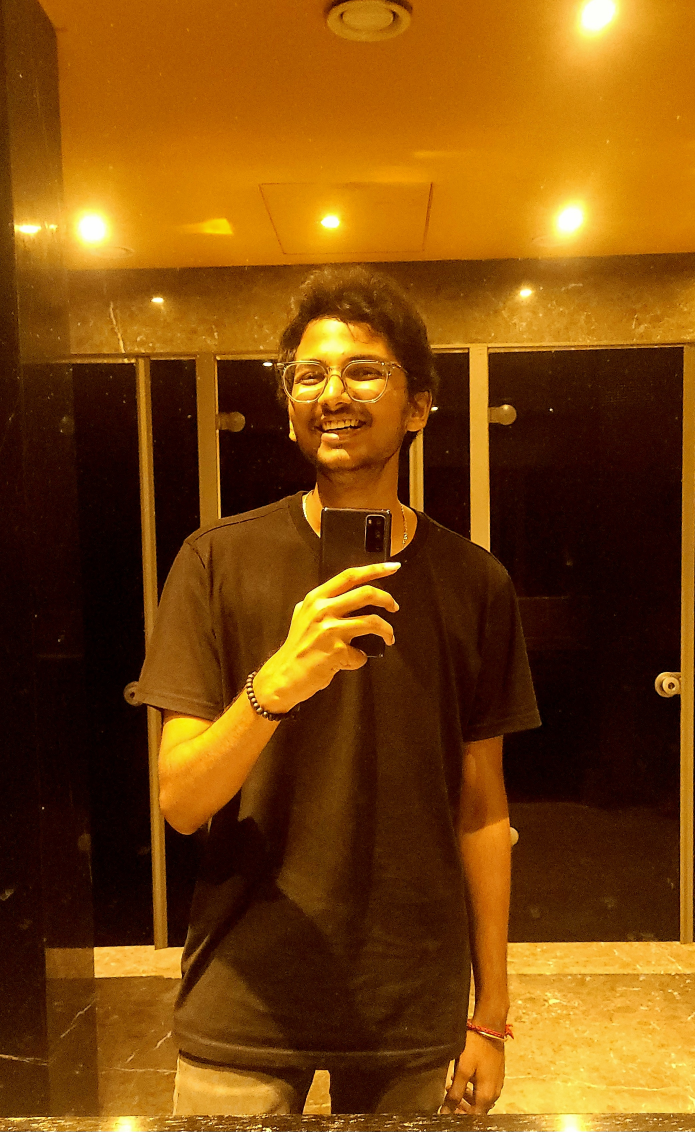
#> input picture client/public/assets/imgs/team/20240401_204010 - goutham p.jpg, 2085 x 3395 px (shown at 1/3 size); its folder holds 4 pictures in this run
$ python magic.py
#> lines starting #> are read from the running program, lines starting #| are printed output that depends on the picture
from PIL import Image
import os

# Create a directory to store the converted images
output_dir = '.'
os.makedirs(output_dir, exist_ok=True)

# Function to resize and convert image to WEBP format
def resize_and_convert(input_path, output_path, target_size_percent):
#> called with input_path = '20240401_204010 - goutham p.jpg', output_path = './20240401_204010 - goutham p.webp', target_size_percent = 90
    img = Image.open(input_path)
#> img is the input picture: PIL image 2085x3395 RGB; mean R, G, B 123.5, 71.6, 11.7
    # Resize the image while preserving aspect ratio
    img.thumbnail((500, 500))
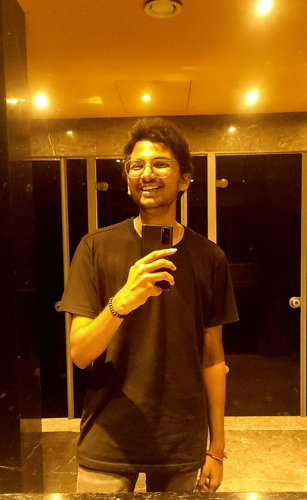
#> img: PIL image 307x500 RGB; mean R, G, B 123.4, 71.5, 11.6
#> pass 3 of the loop `for filename in os.listdir('.'):`:
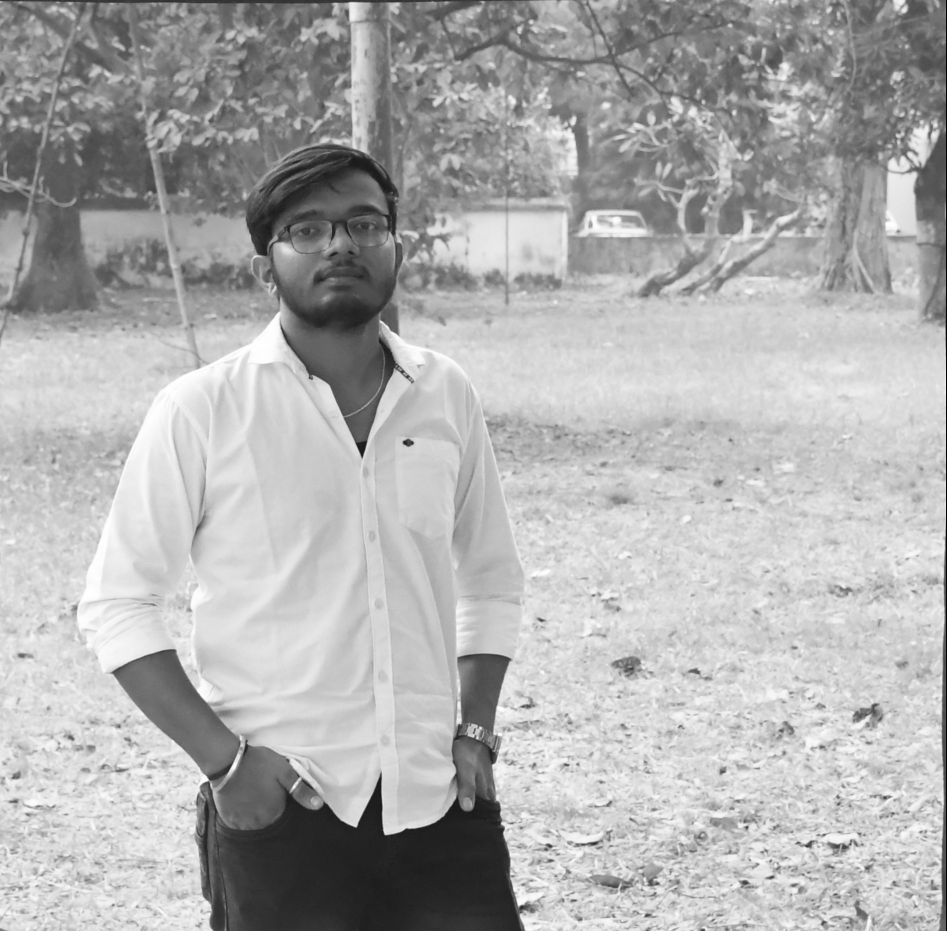
#> input picture client/public/assets/imgs/team/abhijeetanand.jpg, 1893 x 1862 px (shown at 1/2 size)
#> in resize_and_convert, img is the input picture: PIL image 1893x1862 RGB; min 0, max 255, mean 174.6
#> in resize_and_convert (call 2), `img.thumbnail((500, 500))`:
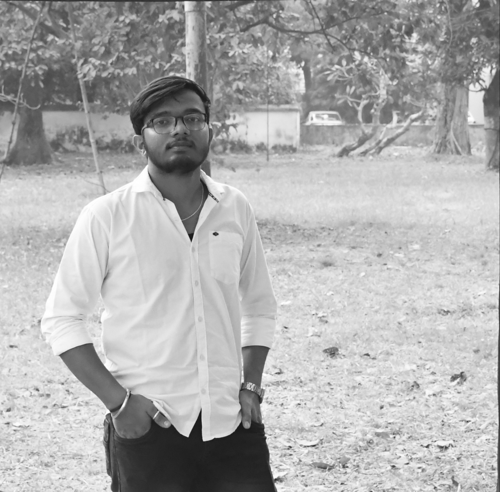
#> img: PIL image 500x492 RGB; min 17, max 255, mean 174.7
#> the loop made 5 passes; the first 3 are shown

    # Initial quality value
    quality = 80
    # Save the image in WEBP format with the specified quality
    img.save(output_path, 'WEBP', quality=quality, save_all=True, append_images=[img])

    # Check and adjust image size to target size
    # while os.path.getsize(output_path) > target_size_bytes:
    #     # Decrease the quality and save again
    #     quality -= 5
    #     img.save(output_path, 'WEBP', quality=quality, save_all=True, append_images=[img])

# Loop through each image file in the current directory
for filename in os.listdir('.'):
    if filename.lower().endswith('.jpg'):
        input_path = filename
        output_path = os.path.join(output_dir, os.path.splitext(filename)[0] + '.webp')
        resize_and_convert(input_path, output_path, target_size_percent=90)

print("Conversion complete. Converted images are saved in 'converted_images' directory.")
